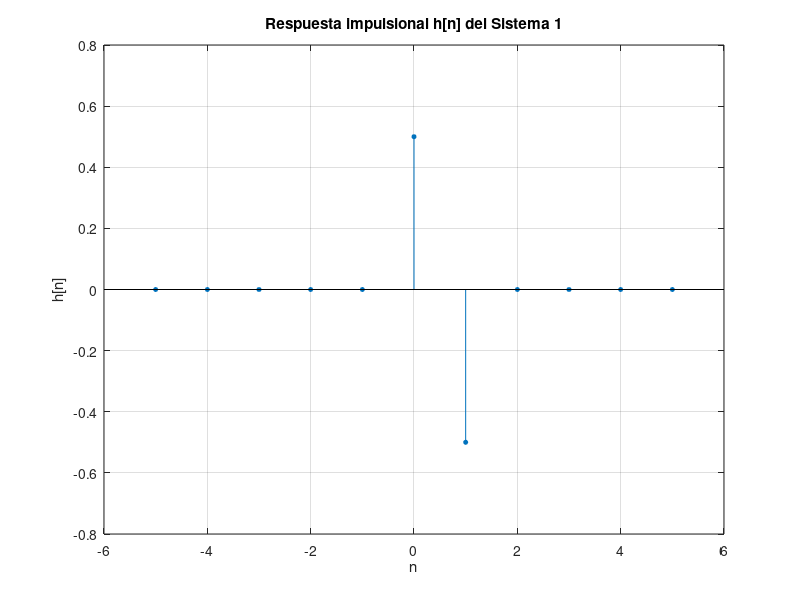

Write the MATLAB code that produced this figure.
%%respuesta impulsional del sistema 1

 %defino cuantas muestras de h quiero en la grafica
N = 5;
L = -N:N;
h = zeros(size(L));

for k = 1:length(L)
  n = L(k)

  if n == 0

    h(k) = 1/2;

  elseif n == 1

    h(k) = -1/2;

  end
 end


 %grafica
figure;
stem(L , h, 'filled', 'MarkerSize', 3);
grid on;
xlabel('n');
ylabel('h[n]');
title('Respuesta impulsional h[n] del Sistema 1');

%%respuesta en frecuencia del sistema 1
